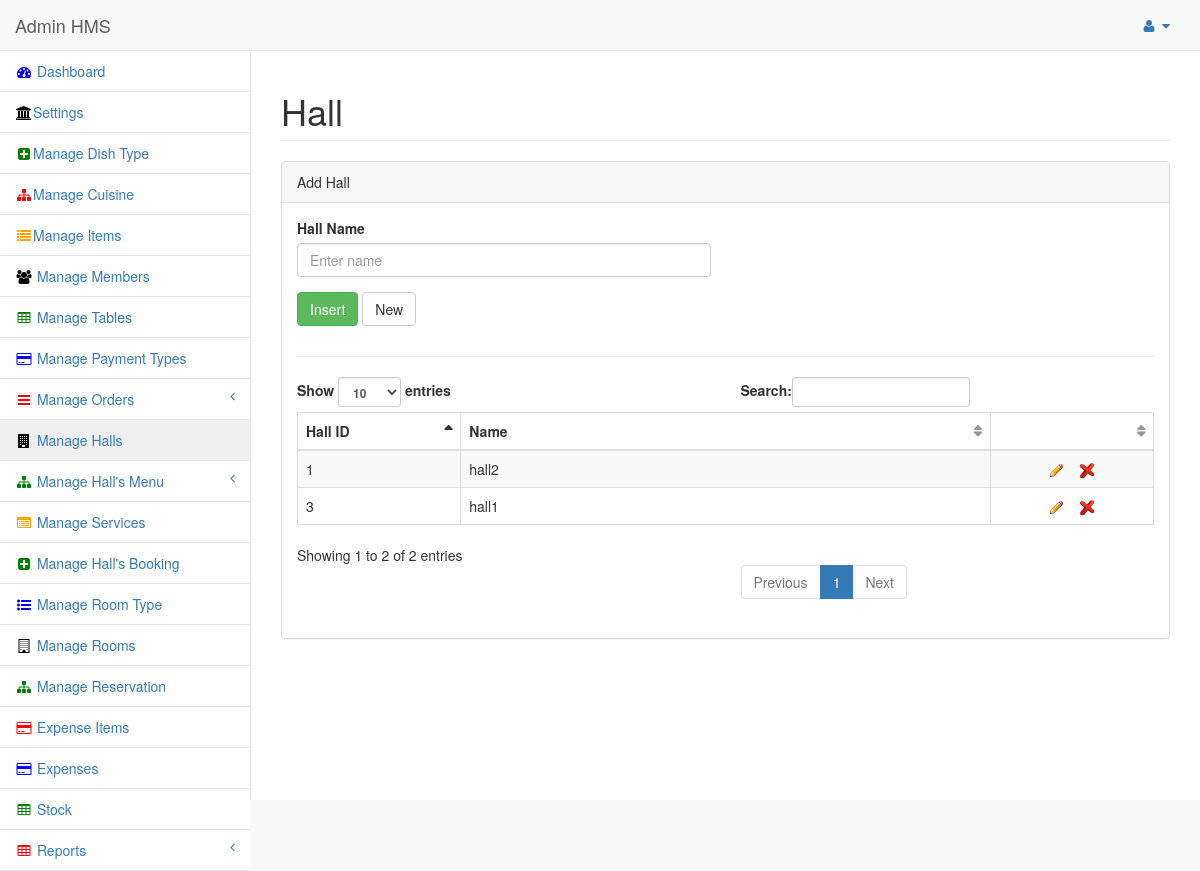
/admin/panel/halls.php (signed in), run on the app's committed database.
### tables this page shows
CREATE TABLE IF NOT EXISTS `halls` (
  `hl_id` int(11) NOT NULL AUTO_INCREMENT,
  `hl_name` text NOT NULL,
  `hl_status` int(11) NOT NULL,
  PRIMARY KEY (`hl_id`)
);

### admin/panel/view_hall.php (the view, shortened to what this page needs)
<?php require_once('../../conn/db.php');
 require_once('../../functions.php'); ?>
                            <div class="dataTable_wrapper">
                                <table class="table table-striped table-bordered table-hover" id="dataTables-example">
                                    <thead>
                                        <tr>
                                            <th width="20%">Hall ID</th>
                                            <th>Name</th>
											<th width="20%"> </th>
                                        </tr>
                                    </thead>
                                    <tbody>
									                 <?php
				$insertSQL = "SELECT * FROM halls where hl_status = 0";
				$Result1 = mysql_query($insertSQL, $dbconfig) or die(mysql_error());
				while($row = mysql_fetch_assoc($Result1))
				{
				$hl_id 		 = $row["hl_id"];
				$hl_name	 = $row["hl_name"];
						?>
                                        <tr class="odd gradeX">
                                            <td><?php echo $hl_id; ?></td>
                                            <td><?php echo $hl_name; ?></td>
                                            <td align="center"><a href="halls.php?hl_id=<?php echo $hl_id; ?>" title="Edit"> <img src="img/edit.gif" alt="HMS" /></a>
											&nbsp;&nbsp;  <a href="#" class="delete_class<?php echo $hl_id; ?>" id="confirm<?php echo $hl_id; ?>" value="<?php echo $hl_id; ?>"  title="Delete" > <img src="img/delete.png" alt="HMS" /></a>
											</td>
                                        </tr>
				<?php } ?>
                                     </tbody>
                                </table>
                            </div>

### data on the page
halls: hl_id "1", hl_name "hall2"
halls: hl_id "3", hl_name "hall1"
